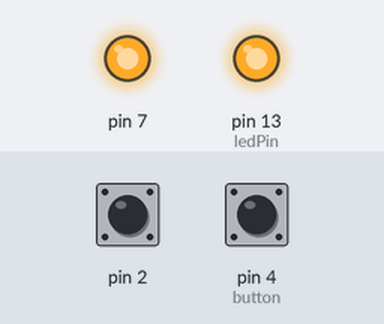
Bench run of a sketch on a simulated Arduino Uno, built with avr-gcc and run on an emulated ATmega328P. Shown: output pins drawn as LEDs (lit = HIGH). The inputs (shaded band) are chosen by the test bench; at power-on: pin 2 HIGH, pin 4 (button) HIGH.

Above: at 1.2 s.
1.3 s: pin 2 pulled LOW for 0.15 s
At 1.9 s:
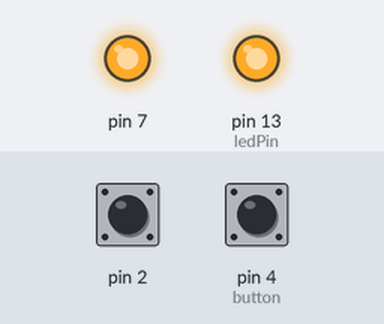
3.0 s: pin 4 (button) pulled LOW for 0.15 s
At 3.07 s:
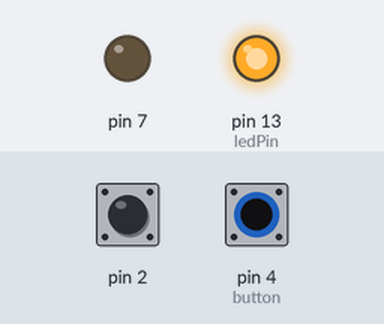
4.6 s: pin 2 pulled LOW for 0.15 s
At 4.7 s:
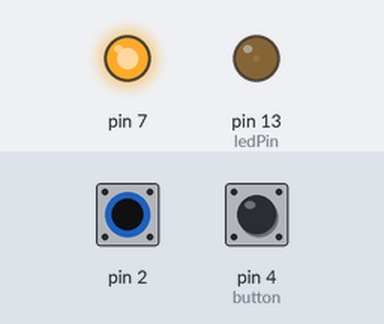
6.3 s: pin 2 pulled LOW for 3.2 s
At 10.6 s:
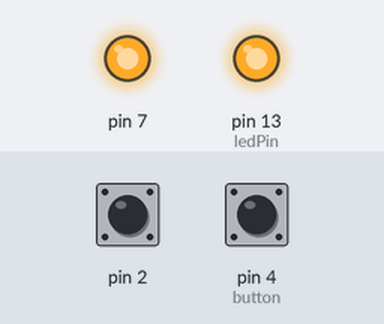
11.0 s: pin 4 (button) pulled LOW for 3.2 s
At 11.5 s:
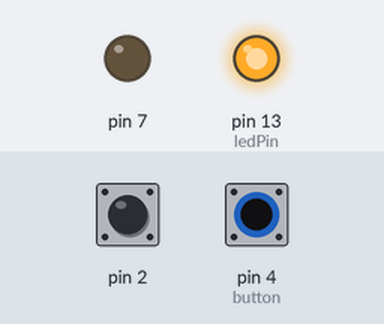
15.7 s: pin 2 driven LOW and pin 4 (button) driven LOW
At 16.5 s:
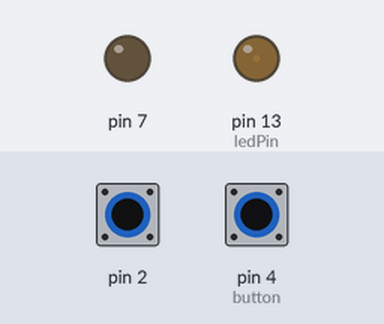
Timing chart, 0 to 18.2 s (numbered marks = the images above; inputs shaded):
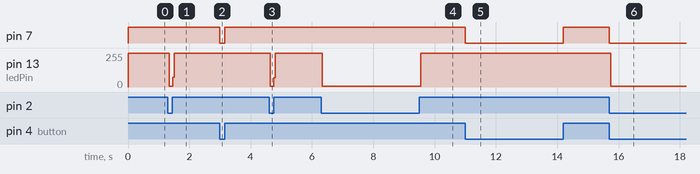

Measured:
- after the input at 1.3 s, pin 13 (ledPin): 255/255 → 7/255 at once, → 255/255 0.12 s later
- after the input at 3.0 s, pin 7: HIGH → LOW at once, → HIGH 0.15 s later
- after the input at 4.6 s, pin 13 (ledPin): 255/255 → 7/255 at once, → 255/255 0.12 s later
- after the input at 6.3 s, pin 13 (ledPin): 255/255 → 7/255 at once, → 255/255 3.2 s later
- after the input at 11.0 s, pin 7: HIGH → LOW at once, → HIGH 3.2 s later
- after the input at 15.7 s, pin 7: HIGH → LOW at once; pin 13 (ledPin): 255/255 → 7/255 at once

The sketch:

test.ino
```cpp
int ledPin = 13;
int button     = 4;

void tatled()
{
    digitalWrite(ledPin, LOW); // tắt đèn led
}

void setup()
{
   pinMode(ledPin, OUTPUT);
   pinMode(7, OUTPUT);
   pinMode(button, INPUT_PULLUP);
   pinMode(2, INPUT_PULLUP); // sử dụng điện trở kéo lên cho chân số 2, ngắt 0
   attachInterrupt(0, tatled, LOW); // gọi hàm tatled liên tục khi còn nhấn nút
}

void loop()
{
  digitalWrite(ledPin, HIGH);   // bật đèn led
  int buttonStatus = digitalRead(button);
  if(buttonStatus == HIGH){
    digitalWrite(7, HIGH);
  }
  else digitalWrite(7, LOW);
}
```
